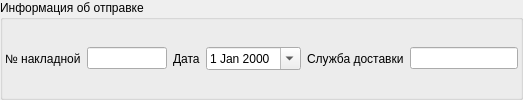
    <widget class="QGroupBox" name="groupBoxShipment">
     <property name="title">
      <string>Информация об отправке</string>
     </property>
     <layout class="QHBoxLayout" name="horizontalLayout_14">
      <property name="spacing">
       <number>6</number>
      </property>
      <property name="leftMargin">
       <number>2</number>
      </property>
      <property name="topMargin">
       <number>2</number>
      </property>
      <property name="rightMargin">
       <number>2</number>
      </property>
      <property name="bottomMargin">
       <number>2</number>
      </property>
      <item>
       <widget class="QLabel" name="label_19">
        <property name="text">
         <string>№ накладной</string>
        </property>
       </widget>
      </item>
      <item>
       <widget class="QLineEdit" name="lineEditDeliveryDocNum">
        <property name="sizePolicy">
         <sizepolicy hsizetype="Preferred" vsizetype="Fixed">
          <horstretch>0</horstretch>
          <verstretch>0</verstretch>
         </sizepolicy>
        </property>
        <property name="maximumSize">
         <size>
          <width>80</width>
          <height>16777215</height>
         </size>
        </property>
        <property name="text">
         <string/>
        </property>
        <property name="alignment">
         <set>Qt::AlignRight|Qt::AlignTrailing|Qt::AlignVCenter</set>
        </property>
        <property name="readOnly">
         <bool>false</bool>
        </property>
       </widget>
      </item>
      <item>
       <widget class="QLabel" name="label_20">
        <property name="text">
         <string>Дата</string>
        </property>
       </widget>
      </item>
      <item>
       <widget class="QDateEdit" name="dateEditDeliveryDocDate">
        <property name="sizePolicy">
         <sizepolicy hsizetype="Preferred" vsizetype="Fixed">
          <horstretch>0</horstretch>
          <verstretch>0</verstretch>
         </sizepolicy>
        </property>
        <property name="toolTip">
         <string>Дата кредита</string>
        </property>
        <property name="calendarPopup">
         <bool>true</bool>
        </property>
       </widget>
      </item>
      <item>
       <widget class="QLabel" name="label_21">
        <property name="text">
         <string>Служба доставки</string>
        </property>
       </widget>
      </item>
      <item>
       <widget class="QLineEdit" name="lineEditDeliveryServiceName">
        <property name="readOnly">
         <bool>false</bool>
        </property>
       </widget>
      </item>
     </layout>
    </widget>
